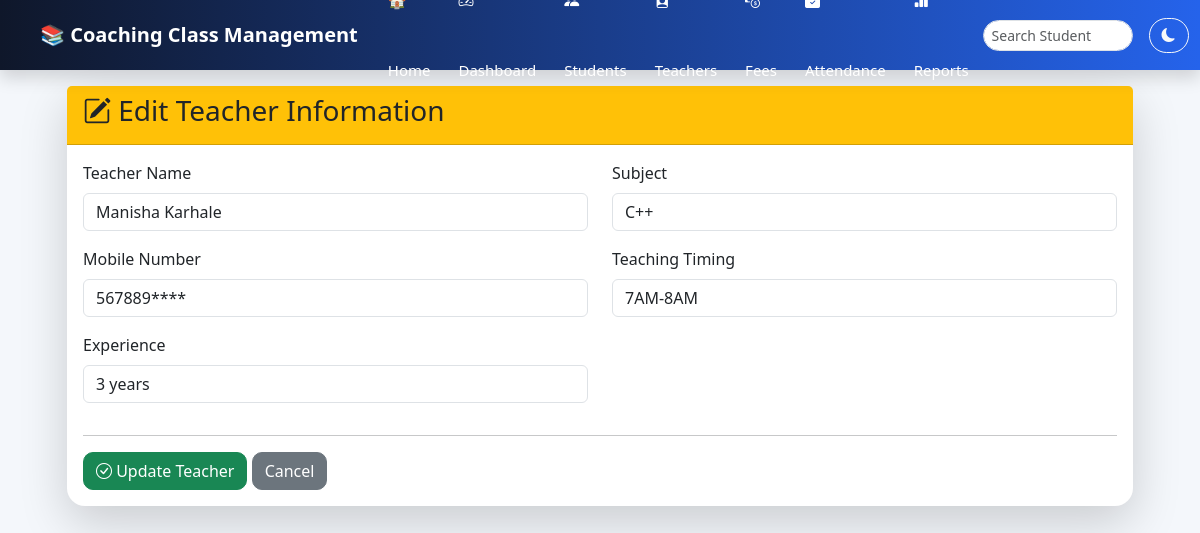
The app's page /edit_teacher/1, older data.
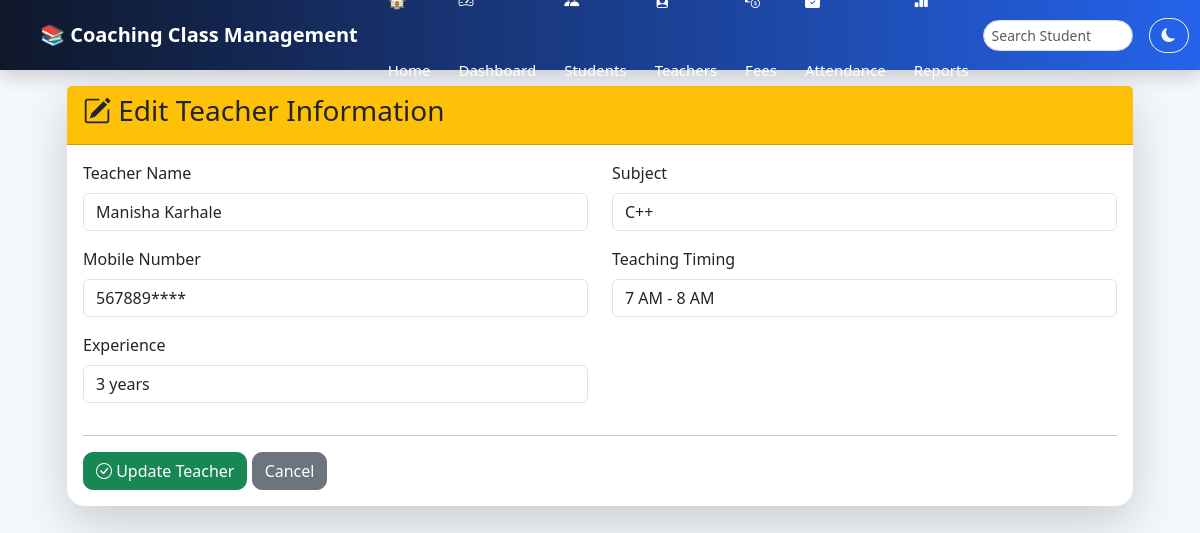
The same page, newer data.
### tables this page shows
CREATE TABLE teachers(

        id INTEGER PRIMARY KEY AUTOINCREMENT,
        name TEXT,
        subject TEXT,
        mobile TEXT,
        timing TEXT,
        experience TEXT

    );

### app.py (the view, shortened to what this page needs)
@app.route("/edit_teacher/<int:id>", methods=["GET","POST"])
def edit_teacher(id):
    conn = get_connection()
    teacher = conn.execute("""
    SELECT *
    FROM teachers
    WHERE id=?
    """,
    (id,)).fetchone()
    conn.close()
    return render_template(
        "edit_teacher.html",
        t=teacher
    )

### db.py (called while the page is built)
def get_connection():
    conn = sqlite3.connect(DATABASE)
    conn.row_factory = sqlite3.Row
    return conn

### templates/edit_teacher.html
{% extends "base.html" %}
{% block content %}
<div class="container-fluid">
    <div class="card shadow-lg border-0">
        <div class="card-header bg-warning">
            <h3>
                <i class="bi bi-pencil-square"></i>
                Edit Teacher Information
            </h3>
        </div>
        <div class="card-body">
            <form method="POST">
                <div class="row">
                    <div class="col-md-6 mb-3">
                        <label class="form-label">
                            Teacher Name
                        </label>
                        <input
                            type="text"
                            name="name"
                            class="form-control"
                            value="{{t.name}}"
                            required>
                    </div>
                    <div class="col-md-6 mb-3">
                        <label class="form-label">
                            Subject
                        </label>
                        <input
                            type="text"
                            name="subject"
                            class="form-control"
                            value="{{t.subject}}"
                            required>
                    </div>
                </div>
                <div class="row">
                    <div class="col-md-6 mb-3">
                        <label class="form-label">
                            Mobile Number
                        </label>
                        <input
                            type="text"
                            name="mobile"
                            class="form-control"
                            value="{{t.mobile}}"
                            required>
                    </div>
                    <div class="col-md-6 mb-3">
                        <label class="form-label">
                            Teaching Timing
                        </label>
                        <input
                            type="text"
                            name="timing"
                            class="form-control"
                            value="{{t.timing}}"
                            required>
                    </div>
                </div>
                <div class="row">
                    <div class="col-md-6 mb-3">
                        <label class="form-label">
                            Experience
                        </label>
                        <input
                            type="text"
                            name="experience"
                            class="form-control"
                            value="{{t.experience}}"
                            required>
                    </div>
                </div>
                <hr>
                <button class="btn btn-success">
                    <i class="bi bi-check-circle"></i>
                    Update Teacher
                </button>
                <a href="/teachers" class="btn btn-secondary">
                    Cancel
                </a>
            </form>
        </div>
    </div>
</div>
{% endblock %}

Row changes from the older to the newer data that the page shows:
changed teachers "Manisha Karhale": timing "7AM-8AM" → "7 AM - 8 AM"
